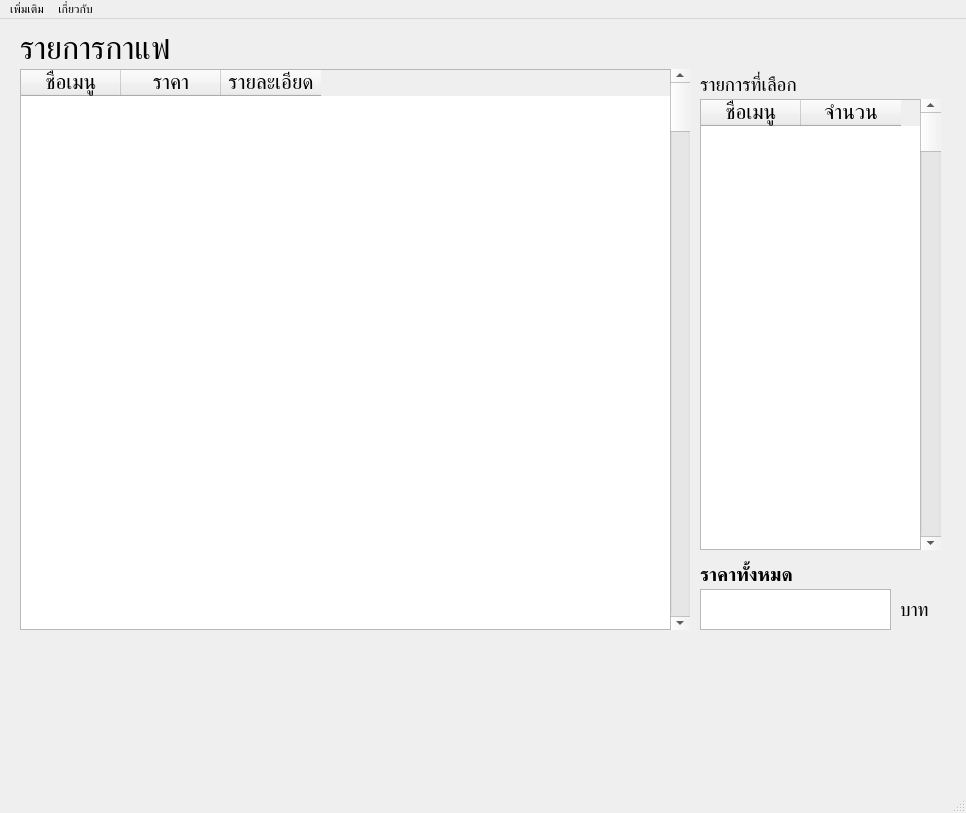
<?xml version="1.0" encoding="UTF-8"?>
<ui version="4.0">
 <class>MainWindow</class>
 <widget class="QMainWindow" name="MainWindow">
  <property name="geometry">
   <rect>
    <x>0</x>
    <y>0</y>
    <width>966</width>
    <height>813</height>
   </rect>
  </property>
  <property name="windowTitle">
   <string>MainWindow</string>
  </property>
  <widget class="QWidget" name="centralwidget">
   <widget class="QTableWidget" name="tableWidget">
    <property name="geometry">
     <rect>
      <x>20</x>
      <y>50</y>
      <width>651</width>
      <height>561</height>
     </rect>
    </property>
    <property name="minimumSize">
     <size>
      <width>0</width>
      <height>0</height>
     </size>
    </property>
    <property name="tabletTracking">
     <bool>false</bool>
    </property>
    <property name="toolTip">
     <string>&lt;html&gt;&lt;head/&gt;&lt;body&gt;&lt;p&gt;&lt;br/&gt;&lt;/p&gt;&lt;/body&gt;&lt;/html&gt;</string>
    </property>
    <property name="dragEnabled">
     <bool>false</bool>
    </property>
    <column>
     <property name="text">
      <string>ชื่อเมนู</string>
     </property>
     <property name="font">
      <font>
       <family>RSU</family>
       <pointsize>16</pointsize>
      </font>
     </property>
    </column>
    <column>
     <property name="text">
      <string>ราคา</string>
     </property>
     <property name="font">
      <font>
       <family>RSU</family>
       <pointsize>16</pointsize>
      </font>
     </property>
    </column>
    <column>
     <property name="text">
      <string>รายละเอียด</string>
     </property>
     <property name="font">
      <font>
       <family>RSU</family>
       <pointsize>16</pointsize>
      </font>
     </property>
    </column>
   </widget>
   <widget class="QLabel" name="label">
    <property name="geometry">
     <rect>
      <x>20</x>
      <y>20</y>
      <width>201</width>
      <height>21</height>
     </rect>
    </property>
    <property name="font">
     <font>
      <family>RSU</family>
      <pointsize>24</pointsize>
     </font>
    </property>
    <property name="text">
     <string>รายการกาแฟ</string>
    </property>
   </widget>
   <widget class="QScrollBar" name="verticalScrollBar">
    <property name="geometry">
     <rect>
      <x>670</x>
      <y>50</y>
      <width>20</width>
      <height>561</height>
     </rect>
    </property>
    <property name="orientation">
     <enum>Qt::Vertical</enum>
    </property>
   </widget>
   <widget class="QLabel" name="label_3">
    <property name="geometry">
     <rect>
      <x>700</x>
      <y>50</y>
      <width>111</width>
      <height>31</height>
     </rect>
    </property>
    <property name="font">
     <font>
      <family>RSU</family>
      <pointsize>14</pointsize>
     </font>
    </property>
    <property name="text">
     <string>รายการที่เลือก</string>
    </property>
   </widget>
   <widget class="QTableWidget" name="tableWidget">
    <property name="geometry">
     <rect>
      <x>700</x>
      <y>80</y>
      <width>221</width>
      <height>451</height>
     </rect>
    </property>
    <column>
     <property name="text">
      <string>ชื่อเมนู</string>
     </property>
     <property name="font">
      <font>
       <family>RSU</family>
       <pointsize>16</pointsize>
      </font>
     </property>
    </column>
    <column>
     <property name="text">
      <string>จำนวน</string>
     </property>
     <property name="font">
      <font>
       <family>RSU</family>
       <pointsize>16</pointsize>
       <stylestrategy>PreferDefault</stylestrategy>
      </font>
     </property>
    </column>
   </widget>
   <widget class="QScrollBar" name="verticalScrollBar_2">
    <property name="geometry">
     <rect>
      <x>920</x>
      <y>80</y>
      <width>21</width>
      <height>451</height>
     </rect>
    </property>
    <property name="orientation">
     <enum>Qt::Vertical</enum>
    </property>
   </widget>
   <widget class="QLabel" name="label_4">
    <property name="geometry">
     <rect>
      <x>700</x>
      <y>540</y>
      <width>111</width>
      <height>31</height>
     </rect>
    </property>
    <property name="font">
     <font>
      <family>RSU</family>
      <pointsize>14</pointsize>
      <weight>75</weight>
      <bold>true</bold>
     </font>
    </property>
    <property name="text">
     <string>ราคาทั้งหมด</string>
    </property>
   </widget>
   <widget class="QPlainTextEdit" name="plainTextEdit_2">
    <property name="geometry">
     <rect>
      <x>700</x>
      <y>570</y>
      <width>191</width>
      <height>41</height>
     </rect>
    </property>
   </widget>
   <widget class="QLabel" name="label_5">
    <property name="geometry">
     <rect>
      <x>900</x>
      <y>570</y>
      <width>31</width>
      <height>41</height>
     </rect>
    </property>
    <property name="font">
     <font>
      <family>RSU</family>
      <pointsize>14</pointsize>
     </font>
    </property>
    <property name="text">
     <string>บาท</string>
    </property>
   </widget>
   <widget class="QPushButton" name="pushButton">
    <property name="geometry">
     <rect>
      <x>730</x>
      <y>660</y>
      <width>21</width>
      <height>20</height>
     </rect>
    </property>
    <property name="minimumSize">
     <size>
      <width>0</width>
      <height>0</height>
     </size>
    </property>
    <property name="cursor">
     <cursorShape>PointingHandCursor</cursorShape>
    </property>
    <property name="mouseTracking">
     <bool>true</bool>
    </property>
    <property name="focusPolicy">
     <enum>Qt::ClickFocus</enum>
    </property>
    <property name="toolTipDuration">
     <number>0</number>
    </property>
    <property name="styleSheet">
     <string notr="true">border-image: url(:/image/plus.png);</string>
    </property>
    <property name="text">
     <string/>
    </property>
    <property name="iconSize">
     <size>
      <width>16</width>
      <height>16</height>
     </size>
    </property>
    <property name="autoDefault">
     <bool>false</bool>
    </property>
    <property name="default">
     <bool>false</bool>
    </property>
    <property name="flat">
     <bool>true</bool>
    </property>
   </widget>
   <widget class="QPushButton" name="pushButton_2">
    <property name="geometry">
     <rect>
      <x>760</x>
      <y>660</y>
      <width>21</width>
      <height>21</height>
     </rect>
    </property>
    <property name="cursor">
     <cursorShape>PointingHandCursor</cursorShape>
    </property>
    <property name="mouseTracking">
     <bool>true</bool>
    </property>
    <property name="focusPolicy">
     <enum>Qt::ClickFocus</enum>
    </property>
    <property name="styleSheet">
     <string notr="true">border-image: url(:/image/minus.png);</string>
    </property>
    <property name="text">
     <string/>
    </property>
    <property name="autoRepeatInterval">
     <number>100</number>
    </property>
    <property name="flat">
     <bool>true</bool>
    </property>
   </widget>
  </widget>
  <widget class="QStatusBar" name="statusbar"/>
  <widget class="QMenuBar" name="menuBar">
   <property name="geometry">
    <rect>
     <x>0</x>
     <y>0</y>
     <width>966</width>
     <height>21</height>
    </rect>
   </property>
   <widget class="QMenu" name="menuEdit">
    <property name="title">
     <string>เพิ่มเติม</string>
    </property>
    <addaction name="action"/>
    <addaction name="action_2"/>
    <addaction name="separator"/>
    <addaction name="action_4"/>
   </widget>
   <widget class="QMenu" name="menuHelp">
    <property name="title">
     <string>เกี่ยวกับ</string>
    </property>
    <addaction name="actionAbout_us_2"/>
   </widget>
   <addaction name="menuEdit"/>
   <addaction name="menuHelp"/>
  </widget>
  <action name="actionAbout_us">
   <property name="text">
    <string>About us</string>
   </property>
  </action>
  <action name="actionReciept_history">
   <property name="text">
    <string>Reciept history</string>
   </property>
  </action>
  <action name="actionAbout_us_2">
   <property name="checkable">
    <bool>false</bool>
   </property>
   <property name="text">
    <string>About us</string>
   </property>
  </action>
  <action name="actionAdd_menus">
   <property name="text">
    <string>Add menus</string>
   </property>
  </action>
  <action name="actionEdit_menus">
   <property name="text">
    <string>Edit menus</string>
   </property>
  </action>
  <action name="actionDelete_menus">
   <property name="text">
    <string>Delete menus</string>
   </property>
  </action>
  <action name="actionReciept_history_2">
   <property name="text">
    <string>Reciept history</string>
   </property>
  </action>
  <action name="actionMenus">
   <property name="text">
    <string>Menus</string>
   </property>
  </action>
  <action name="action">
   <property name="checkable">
    <bool>false</bool>
   </property>
   <property name="checked">
    <bool>false</bool>
   </property>
   <property name="text">
    <string>เพิ่มเมนูกาแฟ</string>
   </property>
   <property name="shortcutVisibleInContextMenu">
    <bool>true</bool>
   </property>
  </action>
  <action name="action_2">
   <property name="checkable">
    <bool>false</bool>
   </property>
   <property name="text">
    <string>แก้ไขหรือลบเมนูกาแฟ</string>
   </property>
  </action>
  <action name="action_3">
   <property name="checkable">
    <bool>true</bool>
   </property>
   <property name="text">
    <string>ลบเมนูกาแฟ</string>
   </property>
  </action>
  <action name="action_4">
   <property name="checkable">
    <bool>false</bool>
   </property>
   <property name="text">
    <string>ดูประวัติการขาย</string>
   </property>
  </action>
 </widget>
 <resources>
  <include location="image.qrc"/>
  <include location="image.qrc"/>
 </resources>
 <connections/>
</ui>
